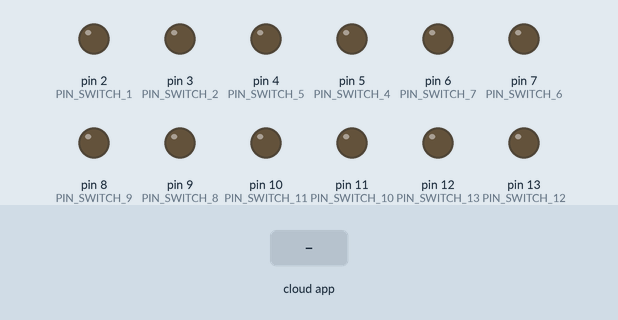
The sketch below on a simulated Arduino Uno, built with avr-gcc and run on an emulated ATmega328P. Shown: output pins drawn as LEDs (lit = HIGH). The inputs (shaded band) are chosen by the test bench. The RemoteXY app is connected.

Above: at 1.2 s.
1.3 s: the phone or cloud app sets switch_1 to 1
At 1.8 s:
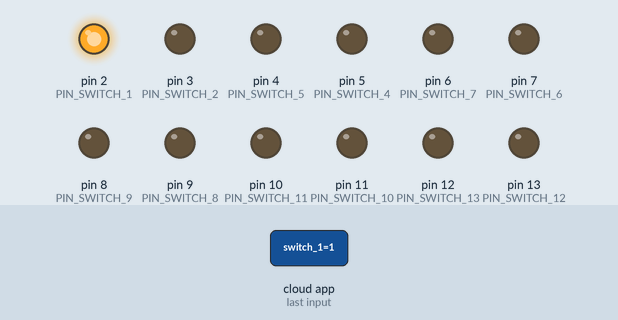
2.8 s: the phone or cloud app sets switch_2 to 1
At 4.0 s:
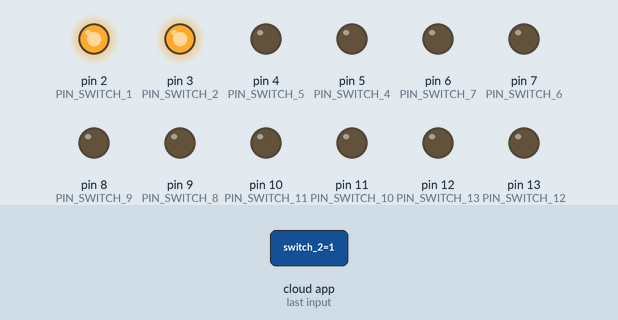
4.3 s: the phone or cloud app sets switch_4 to 1
At 5.3 s:
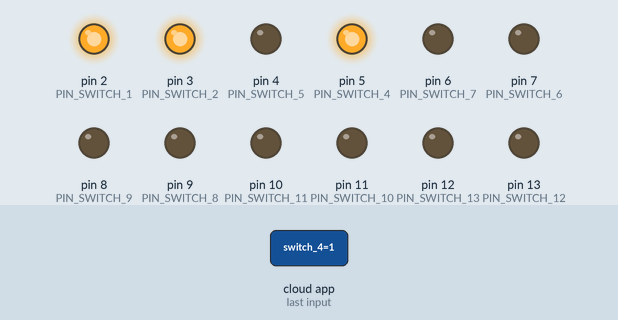
5.8 s: the phone or cloud app sets switch_5 to 1
At 6.4 s:
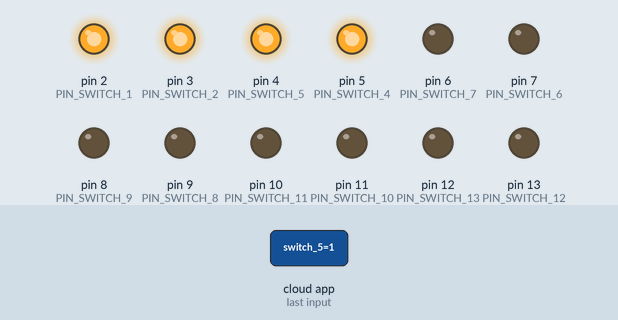
7.3 s: the phone or cloud app sets switch_6 to 1
At 8.5 s:
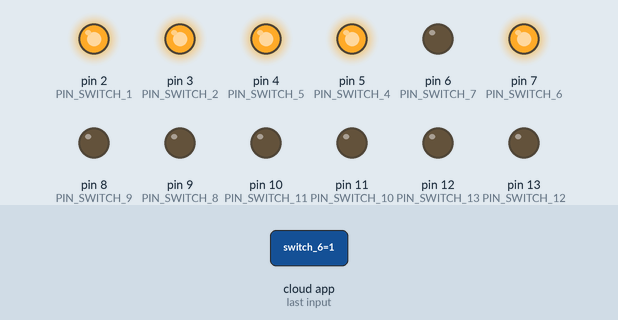
8.8 s: the phone or cloud app sets switch_7 to 1
At 9.9 s:
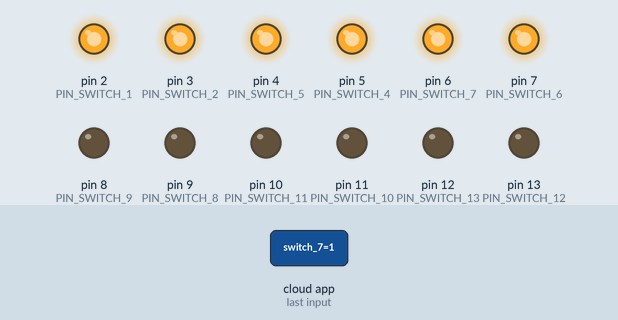
Timing chart, 0 to 11.3 s (numbered marks = the images above; inputs shaded):
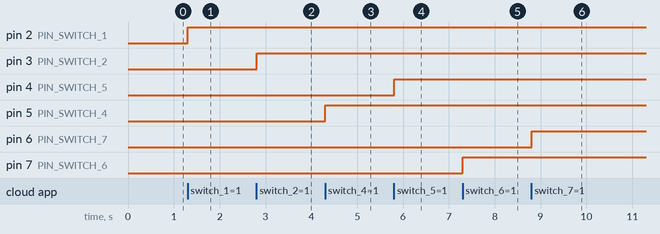

Measured:
- after the input at 1.3 s, pin 2 (PIN_SWITCH_1): LOW → HIGH at once
- after the input at 2.8 s, pin 3 (PIN_SWITCH_2): LOW → HIGH at once
- after the input at 4.3 s, pin 5 (PIN_SWITCH_4): LOW → HIGH at once
- after the input at 5.8 s, pin 4 (PIN_SWITCH_5): LOW → HIGH at once
- after the input at 7.3 s, pin 7 (PIN_SWITCH_6): LOW → HIGH at once
- after the input at 8.8 s, pin 6 (PIN_SWITCH_7): LOW → HIGH at once

The sketch:

project.ino
```cpp
// (licence header left out)
//////////////////////////////////////////////
//        RemoteXY include library          //
//////////////////////////////////////////////

// RemoteXY select connection mode and include library
#define REMOTEXY_MODE__ESP8266_HARDSERIAL_POINT

#include <RemoteXY.h>

// RemoteXY connection settings
#define REMOTEXY_SERIAL Serial
#define REMOTEXY_SERIAL_SPEED 9600
#define REMOTEXY_WIFI_SSID "parking"
#define REMOTEXY_WIFI_PASSWORD "parking12"
#define REMOTEXY_SERVER_PORT 6377


// RemoteXY configurate
#pragma pack(push, 1)
uint8_t RemoteXY_CONF[] =   // 214 bytes
  { 255,12,0,0,0,207,0,16,31,1,2,0,5,7,22,11,1,26,31,31,
  79,78,0,79,70,70,0,2,0,33,7,22,11,12,26,31,31,79,78,0,
  79,70,70,0,2,0,33,23,22,11,12,26,31,31,79,78,0,79,70,70,
  0,2,0,8,24,22,11,1,26,31,31,79,78,0,79,70,70,0,2,0,
  34,39,22,11,12,26,31,31,79,78,0,79,70,70,0,2,0,4,39,22,
  11,1,26,31,31,79,78,0,79,70,70,0,2,0,33,56,22,11,12,26,
  31,31,79,78,0,79,70,70,0,2,0,3,56,22,11,1,26,31,31,79,
  78,0,79,70,70,0,2,0,34,71,22,11,12,26,31,31,79,78,0,79,
  70,70,0,2,0,5,71,22,11,1,26,31,31,79,78,0,79,70,70,0,
  2,0,32,85,22,11,12,26,31,31,79,78,0,79,70,70,0,2,0,5,
  85,22,11,1,26,31,31,79,78,0,79,70,70,0 };

// this structure defines all the variables and events of your control interface
struct {

    // input variables
  uint8_t switch_1; // =1 if switch ON and =0 if OFF
  uint8_t switch_2; // =1 if switch ON and =0 if OFF
  uint8_t switch_4; // =1 if switch ON and =0 if OFF
  uint8_t switch_5; // =1 if switch ON and =0 if OFF
  uint8_t switch_6; // =1 if switch ON and =0 if OFF
  uint8_t switch_7; // =1 if switch ON and =0 if OFF
  uint8_t switch_8; // =1 if switch ON and =0 if OFF
  uint8_t switch_9; // =1 if switch ON and =0 if OFF
  uint8_t switch_10; // =1 if switch ON and =0 if OFF
  uint8_t switch_11; // =1 if switch ON and =0 if OFF
  uint8_t switch_12; // =1 if switch ON and =0 if OFF
  uint8_t switch_13; // =1 if switch ON and =0 if OFF

    // other variable
  uint8_t connect_flag;  // =1 if wire connected, else =0

} RemoteXY;
#pragma pack(pop)

/////////////////////////////////////////////
//           END RemoteXY include          //
/////////////////////////////////////////////

#define PIN_SWITCH_1 2
#define PIN_SWITCH_2 3
#define PIN_SWITCH_4 5
#define PIN_SWITCH_5 4
#define PIN_SWITCH_6 7
#define PIN_SWITCH_7 6
#define PIN_SWITCH_8 9
#define PIN_SWITCH_9 8
#define PIN_SWITCH_10 11
#define PIN_SWITCH_11 10
#define PIN_SWITCH_12 13
#define PIN_SWITCH_13 12


void setup()
{
  RemoteXY_Init ();

  pinMode (PIN_SWITCH_1, OUTPUT);
  pinMode (PIN_SWITCH_2, OUTPUT);
  pinMode (PIN_SWITCH_4, OUTPUT);
  pinMode (PIN_SWITCH_5, OUTPUT);
  pinMode (PIN_SWITCH_6, OUTPUT);
  pinMode (PIN_SWITCH_7, OUTPUT);
  pinMode (PIN_SWITCH_8, OUTPUT);
  pinMode (PIN_SWITCH_9, OUTPUT);
  pinMode (PIN_SWITCH_10, OUTPUT);
  pinMode (PIN_SWITCH_11, OUTPUT);
  pinMode (PIN_SWITCH_12, OUTPUT);
  pinMode (PIN_SWITCH_13, OUTPUT);

  // TODO you setup code

}

void loop()
{
  RemoteXY_Handler ();

  digitalWrite(PIN_SWITCH_1, (RemoteXY.switch_1==0)?LOW:HIGH);
  digitalWrite(PIN_SWITCH_2, (RemoteXY.switch_2==0)?LOW:HIGH);
  digitalWrite(PIN_SWITCH_4, (RemoteXY.switch_4==0)?LOW:HIGH);
  digitalWrite(PIN_SWITCH_5, (RemoteXY.switch_5==0)?LOW:HIGH);
  digitalWrite(PIN_SWITCH_6, (RemoteXY.switch_6==0)?LOW:HIGH);
  digitalWrite(PIN_SWITCH_7, (RemoteXY.switch_7==0)?LOW:HIGH);
  digitalWrite(PIN_SWITCH_8, (RemoteXY.switch_8==0)?LOW:HIGH);
  digitalWrite(PIN_SWITCH_9, (RemoteXY.switch_9==0)?LOW:HIGH);
  digitalWrite(PIN_SWITCH_10, (RemoteXY.switch_10==0)?LOW:HIGH);
  digitalWrite(PIN_SWITCH_11, (RemoteXY.switch_11==0)?LOW:HIGH);
  digitalWrite(PIN_SWITCH_12, (RemoteXY.switch_12==0)?LOW:HIGH);
  digitalWrite(PIN_SWITCH_13, (RemoteXY.switch_13==0)?LOW:HIGH);

  // TODO you loop code
  // use the RemoteXY structure for data transfer
  // do not call delay()


}
```
